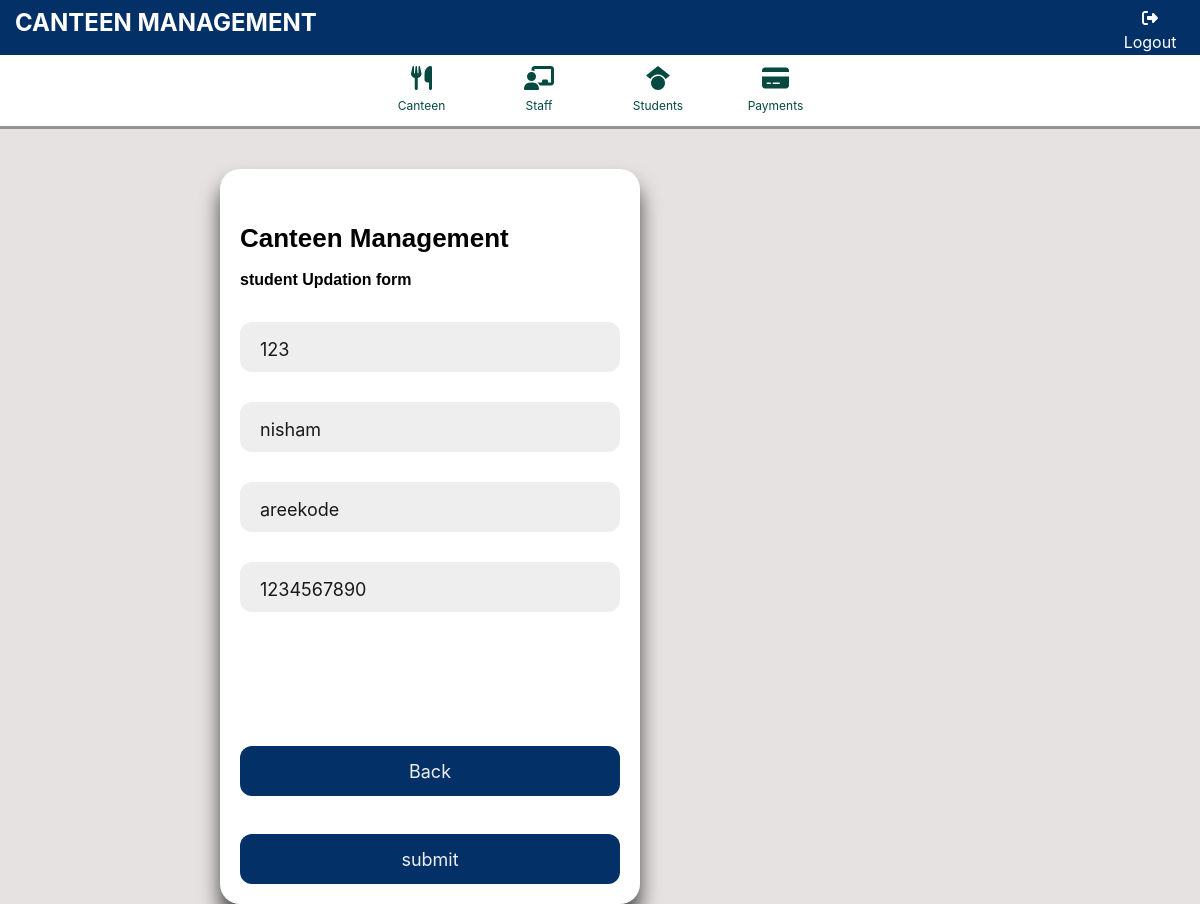
/student/1/update/, run on the app's committed database.
### appcanteen3/models.py (models this page shows, shortened)
class StudentProfile(models.Model):
    USER_TYPE_STUDENT = 'student'
    user = models.OneToOneField(CustomUser, on_delete=models.CASCADE)
    user_type = models.CharField(max_length=50, default=USER_TYPE_STUDENT)
    student_admno = models.CharField(max_length=10, default='',null=True,blank=True)
    name = models.CharField(max_length=50, default='',null=True,blank=True)
    student_place = models.CharField(max_length=40, default='',null=True,blank=True)
    status = models.CharField(max_length=20,null=True,default='ACTIVE',blank=True)
    is_active =models.BooleanField(default=True,null=True,blank=True)
    created_at =models.DateTimeField(auto_now_add=True,null=True,blank=True)
    updates_at =models.DateTimeField(auto_now=True,null=True,blank=True)

class CustomUser(AbstractUser):
    otp=models.CharField(max_length=20,null=True,blank=True)
    phoneno=models.CharField(max_length=20,null=True,blank=True)
    status = models.CharField(max_length=20,null=True,default='ACTIVE',blank=True)
    is_active =models.BooleanField(default=True,null=True,blank=True)
    created_at =models.DateTimeField(auto_now_add=True,null=True,blank=True)
    updates_at =models.DateTimeField(auto_now=True,null=True,blank=True)

### appcanteen3/views.py (the view, shortened to what this page needs)
# urls.py: path('student/<int:pk>/update/', StudentUpdateView.as_view(), name='student_update'),
class StudentUpdateView(UpdateView):
    model = StudentProfile
    template_name = 'student_update.html'
    form_class = StudentProfileFormUpdate
    success_url = reverse_lazy('admin_student')

### appcanteen3/forms.py (shortened to what this page needs)
class StudentProfileFormUpdate(forms.ModelForm):
    custom_phoneno=forms.CharField(max_length=20,required=True)
    class Meta:
        model = StudentProfile
        fields = ['student_admno', 'name', 'student_place']

### templates/student_update.html (shortened to what this page needs)
{% extends "base.html" %}
{% block content %}
<form method="post" id="update-form">
        <div class="form1" style="justify-content:center" >
            <div class="title">Canteen Management</div>
            <div class="subtitle">student Updation form</div>
              <div class="input-container  ">
                <input placeholder="Admission No" type="text" class="input" id="student_admno" name="student_admno" value="{{ form.instance.student_admno }}">
              </div>
            <div class="input-container  ">
              <input placeholder="Name" type="text" class="input" id="name" name="name" value="{{ form.instance.name }}">
            </div>
            <div class="input-container ic">
              <input placeholder="Place" type="text" class="input" id="student_place" name="student_place" value="{{ form.instance.student_place }}">
            </div>
            <div class="input-container  ">
                <input placeholder="Phone No" type="text" class="input" id="custom_phoneno" name="{{ form.custom_phoneno.name }}" value="{{ form.instance.user.phoneno}}">
              </div>
        <br>
        <br>
        <br>
        <br>
            <a href="{% url 'admin_student' %}"><button class="submit" type="button">Back</button></a>
            <button class="submit" type="submit" id="submit-btn">submit</button>
          </div>
    </form>
{% endblock %}

### templates/student_update.html (style rules this page uses)
body { display: flex; justify-content: center; background-color: #e6e2e2; }
.form1 { margin-top: 169px; margin-right: 560px; background-color: #fff; border-radius: 20px; box-sizing: border-box; height:auto; padding: 20px; width: 420px; box-shadow: 0 15px 20px rgba(0, 0, 0, 0.7); }
.title { color: #000; font-family: sans-serif; font-size: 26px; font-weight: 600; margin-top: 30px; }
.subtitle { color: #000; font-family: sans-serif; font-size: 16px; font-weight: 600; margin-top: 10px; }
.input-container { height: 50px; position: relative; width: 100%; margin-top: 30px; }
.input { background-color: #eee; border-radius: 12px; border: 0; box-sizing: border-box; color: #1a1919; font-size: 18px; height: 100%; outline: 0; padding: 4px 20px 0; width: 100%; }
.submit { border-radius: 0.25rem; transition: color .15s ease-in-out,background-color .15s ease-in-out,border-color .15s ease-in-out,box-shadow .15s ease-in-out; border-color: #007bff; background-color: #033067; border-radius: 12px; border: 0; box-sizing: border-box; color: #eee; cursor: pointer; font-size: 18px; height: 50px; margin-top: 38px; text-align: center; width: 100%; }

### data on the page
StudentProfile: student_admno "123", name "nisham", student_place "areekode", custom_phoneno "1234567890"
